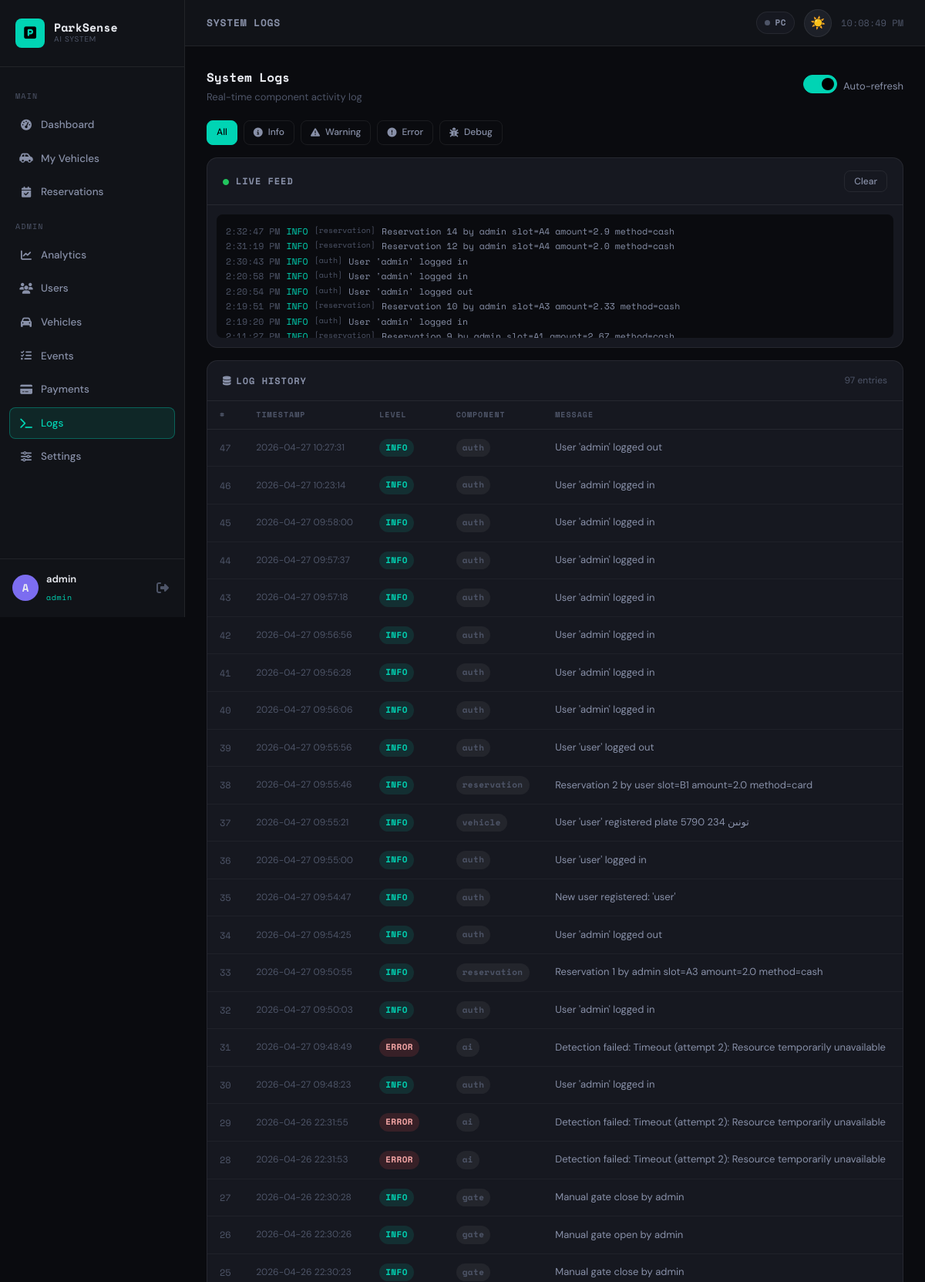
The page /admin/logs?page=2&level= (signed in, upper part) on the database its author committed.
### rpi/backend/models.py (models this page shows, shortened)
class User(UserMixin, db.Model):
    __tablename__ = "users"
    id            = db.Column(db.Integer, primary_key=True)
    username      = db.Column(db.String(80),  unique=True, nullable=False, index=True)
    email         = db.Column(db.String(120), unique=True, nullable=False, index=True)
    password_hash = db.Column(db.String(256), nullable=False)
    role          = db.Column(db.String(20),  nullable=False, default="user")
    is_active     = db.Column(db.Boolean, default=True)
    created_at    = db.Column(db.DateTime, default=datetime.utcnow)
    last_login    = db.Column(db.DateTime)
    vehicles     = db.relationship("Vehicle",      backref="owner", lazy="dynamic",
                                   cascade="all, delete-orphan",
                                   foreign_keys="Vehicle.user_id")
    reservations = db.relationship("Reservation",  backref="user",  lazy="dynamic")
    events       = db.relationship("ParkingEvent", backref="user",  lazy="dynamic")
    payments     = db.relationship("Payment",      backref="user",  lazy="dynamic")

class SystemLog(db.Model):
    __tablename__ = "system_logs"
    id        = db.Column(db.Integer, primary_key=True)
    level     = db.Column(db.String(10))
    component = db.Column(db.String(50))
    message   = db.Column(db.Text)
    timestamp = db.Column(db.DateTime, default=datetime.utcnow, index=True)

### rpi/backend/app.py (the view)
@app.route("/admin/logs")
@admin_required
def admin_logs():
    page  = request.args.get("page",  1, type=int)
    level = request.args.get("level", "")
    q     = SystemLog.query.order_by(SystemLog.timestamp.desc())
    if level:
        q = q.filter_by(level=level)
    logs  = q.paginate(page=page, per_page=50)
    return render_template("admin_logs.html", logs=logs, current_level=level)

### rpi/backend/app.py (called while the page is built)
@login_manager.user_loader
def load_user(uid):
    return User.query.get(int(uid))

def admin_required(f):
    @wraps(f)
    @login_required
    def wrapper(*args, **kwargs):
        if not current_user.is_admin:
            abort(403)
        return f(*args, **kwargs)
    return wrapper

### web/templates/admin_logs.html (shortened to what this page needs)
{% extends "base.html" %}
{% block page_title %}System Logs{% endblock %}
{% block content %}
<div style="display:flex;justify-content:space-between;align-items:center;margin-bottom:20px">
  <div>
    <h2 style="font-family:var(--font-mono);font-size:16px;color:var(--text-primary)">System Logs</h2>
    <p style="font-size:13px;color:var(--text-muted);margin-top:2px">Real-time component activity log</p>
  </div>
  <div style="display:flex;gap:8px;align-items:center">
    <div id="autoRefreshToggle" style="display:flex;align-items:center;gap:8px">
      <label class="toggle">
        <span class="toggle-slider"></span>
      </label>
      <span style="font-size:13px;color:var(--text-secondary)">Auto-refresh</span>
    </div>
  </div>
</div>
<div style="display:flex;gap:8px;margin-bottom:16px;flex-wrap:wrap">
  {% for level in ['', 'INFO', 'WARNING', 'ERROR', 'DEBUG'] %}
  <a href="{{ url_for('admin_logs', level=level) }}"
     class="btn btn-sm {% if current_level == level %}btn-primary{% else %}btn-secondary{% endif %}">
    {% if level == '' %}All
    {% elif level == 'INFO' %}<i class="fa-solid fa-info-circle"></i> Info
    {% elif level == 'WARNING' %}<i class="fa-solid fa-triangle-exclamation"></i> Warning
    {% elif level == 'ERROR' %}<i class="fa-solid fa-exclamation-circle"></i> Error
    {% else %}<i class="fa-solid fa-bug"></i> Debug{% endif %}
  </a>
  {% endfor %}
</div>
<div class="card mb-4">
  <div class="card-header">
    <span class="card-title"><i class="fa-solid fa-circle" style="color:#22c55e;font-size:8px;margin-right:8px" class="pulse"></i>Live Feed</span>
    <button class="btn btn-sm btn-secondary" onclick="clearLiveFeed()">Clear</button>
  </div>
  <div class="card-body" style="padding:12px">
    <div class="log-feed" id="liveFeed" style="max-height:160px">
    </div>
  </div>
</div>
<div class="card">
  <div class="card-header">
    <span class="card-title"><i class="fa-solid fa-database" style="margin-right:6px"></i>Log History</span>
    <span style="font-size:12px;color:var(--text-muted)">{{ logs.total }} entries</span>
  </div>
  <div class="table-wrap">
    <table>
      <thead>
        <tr>
          <th>#</th>
          <th>Timestamp</th>
          <th>Level</th>
          <th>Component</th>
          <th>Message</th>
        </tr>
      </thead>
      <tbody>
        {% for log in logs.items %}
        <tr>
          <td class="mono" style="color:var(--text-muted)">{{ log.id }}</td>
          <td style="white-space:nowrap;font-size:12px;color:var(--text-muted)">
            {{ log.timestamp.strftime('%Y-%m-%d %H:%M:%S') }}
          </td>
          <td>
            <span class="badge
              {% if log.level == 'INFO' %}badge-info
              {% elif log.level == 'WARNING' %}badge-warning
              {% elif log.level == 'ERROR' %}badge-danger
              {% else %}badge-muted{% endif %}">
              {{ log.level }}
            </span>
          </td>
          <td>
            <span class="badge badge-muted mono">{{ log.component }}</span>
          </td>
          <td style="color:var(--text-secondary);font-size:13px;max-width:500px">
            {{ log.message }}
          </td>
        </tr>
        {% else %}
        <tr><td colspan="5" style="text-align:center;color:var(--text-muted);padding:32px">No logs found</td></tr>
        {% endfor %}
      </tbody>
    </table>
  </div>
</div>
{% endblock %}

### web/templates/base.html (shortened to what this page needs)
<!DOCTYPE html>
<html lang="en" data-theme="dark">
<head>
  <link rel="stylesheet" href="https://cdnjs.cloudflare.com/ajax/libs/font-awesome/6.5.0/css/all.min.css"/>
  <link rel="stylesheet" href="{{ url_for('static', filename='css/style.css') }}"/>
</head>
<body>
{% if current_user.is_authenticated %}
<aside class="sidebar" id="sidebar">
  <div class="sidebar-brand">
    <div class="brand-icon"><i class="fa-solid fa-square-parking"></i></div>
    <div class="brand-text">
      <span class="brand-name">ParkSense</span>
      <span class="brand-sub">AI System</span>
    </div>
  </div>
  <nav class="sidebar-nav">
    <div class="nav-section-label">MAIN</div>
    <a href="{{ url_for('dashboard') }}" class="nav-item {% if request.endpoint == 'dashboard' %}active{% endif %}">
      <i class="fa-solid fa-gauge-high"></i><span>Dashboard</span>
    </a>
    <a href="{{ url_for('my_vehicles') }}" class="nav-item {% if request.endpoint in ['my_vehicles','add_my_vehicle','delete_my_vehicle'] %}active{% endif %}">
      <i class="fa-solid fa-car-side"></i><span>My Vehicles</span>
    </a>
    <a href="{{ url_for('reservations') }}" class="nav-item {% if request.endpoint == 'reservations' %}active{% endif %}">
      <i class="fa-solid fa-calendar-check"></i><span>Reservations</span>
    </a>
    {% if current_user.is_admin %}
    <div class="nav-section-label">ADMIN</div>
    <a href="{{ url_for('admin_dashboard') }}" class="nav-item {% if request.endpoint == 'admin_dashboard' %}active{% endif %}">
      <i class="fa-solid fa-chart-line"></i><span>Analytics</span>
    </a>
    <a href="{{ url_for('admin_users') }}" class="nav-item {% if request.endpoint == 'admin_users' %}active{% endif %}">
      <i class="fa-solid fa-users"></i><span>Users</span>
    </a>
    <a href="{{ url_for('admin_vehicles') }}" class="nav-item {% if request.endpoint == 'admin_vehicles' %}active{% endif %}">
      <i class="fa-solid fa-car"></i><span>Vehicles</span>
    </a>
    <a href="{{ url_for('admin_events') }}" class="nav-item {% if request.endpoint == 'admin_events' %}active{% endif %}">
      <i class="fa-solid fa-list-check"></i><span>Events</span>
    </a>
    <a href="{{ url_for('admin_payments') }}" class="nav-item {% if request.endpoint in ['admin_payments','admin_mark_paid'] %}active{% endif %}">
      <i class="fa-solid fa-credit-card"></i><span>Payments</span>
    </a>
    <a href="{{ url_for('admin_logs') }}" class="nav-item {% if request.endpoint == 'admin_logs' %}active{% endif %}">
      <i class="fa-solid fa-terminal"></i><span>Logs</span>
    </a>
    <a href="{{ url_for('admin_settings') }}" class="nav-item {% if request.endpoint == 'admin_settings' %}active{% endif %}">
      <i class="fa-solid fa-sliders"></i><span>Settings</span>
    </a>
    {% endif %}
  </nav>
  <div class="sidebar-user">
    <div class="user-avatar">{{ current_user.username[0]|upper }}</div>
    <div class="user-info">
      <span class="user-name">{{ current_user.username }}</span>
      <span class="user-role badge-{{ current_user.role }}">{{ current_user.role }}</span>
    </div>
    <a href="{{ url_for('logout') }}" class="logout-btn" title="Logout">
      <i class="fa-solid fa-right-from-bracket"></i>
    </a>
  </div>
</aside>
<div class="main-wrapper">
  <header class="topbar">
    <div class="topbar-title">{% block page_title %}Dashboard{% endblock %}</div>
    <div class="topbar-right">
      <div class="status-pill" id="pcStatus">
        <span class="dot dot-grey"></span> PC
      </div>
      <button class="theme-toggle" id="themeToggleBtn" onclick="toggleTheme()" title="Toggle theme">☀️</button>
      <div class="topbar-time" id="topbarTime"></div>
    </div>
  </header>
  <main class="content">
    {% block content %}{% endblock %}
  </main>
</div>
{% else %}
  {% block auth_content %}{% endblock %}
{% endif %}
</body>
</html>

### rows shown on the page
User: username "A", username "admin", role "admin", is_active True (drawn)
SystemLog: id "47", timestamp "2026-04-27 10:27:31", level "INFO", component "auth", message "User 'admin' logged out"
SystemLog: id "46", timestamp "2026-04-27 10:23:14", level "INFO", component "auth", message "User 'admin' logged in"
SystemLog: id "45", timestamp "2026-04-27 09:58:00", level "INFO", component "auth", message "User 'admin' logged in"
SystemLog: id "44", timestamp "2026-04-27 09:57:37", level "INFO", component "auth", message "User 'admin' logged in"
SystemLog: id "43", timestamp "2026-04-27 09:57:18", level "INFO", component "auth", message "User 'admin' logged in"
SystemLog: id "42", timestamp "2026-04-27 09:56:56", level "INFO", component "auth", message "User 'admin' logged in"
SystemLog: id "41", timestamp "2026-04-27 09:56:28", level "INFO", component "auth", message "User 'admin' logged in"
SystemLog: id "40", timestamp "2026-04-27 09:56:06", level "INFO", component "auth", message "User 'admin' logged in"
SystemLog: id "39", timestamp "2026-04-27 09:55:56", level "INFO", component "auth", message "User 'user' logged out"
SystemLog: id "38", timestamp "2026-04-27 09:55:46", level "INFO", component "reservation", message "Reservation 2 by user slot=B1 amount=2.0 method=card"
SystemLog: id "37", timestamp "2026-04-27 09:55:21", level "INFO", component "vehicle", message "User 'user' registered plate 5790 تونىن 234"
SystemLog: id "36", timestamp "2026-04-27 09:55:00", level "INFO", component "auth", message "User 'user' logged in"
SystemLog: id "35", timestamp "2026-04-27 09:54:47", level "INFO", component "auth", message "New user registered: 'user'"
SystemLog: id "34", timestamp "2026-04-27 09:54:25", level "INFO", component "auth", message "User 'admin' logged out"
SystemLog: id "33", timestamp "2026-04-27 09:50:55", level "INFO", component "reservation", message "Reservation 1 by admin slot=A3 amount=2.0 method=cash"
SystemLog: id "32", timestamp "2026-04-27 09:50:03", level "INFO", component "auth", message "User 'admin' logged in"
SystemLog: id "31", timestamp "2026-04-27 09:48:49", level "ERROR", component "ai", message "Detection failed: Timeout (attempt 2): Resource temporarily unavailable"
SystemLog: id "30", timestamp "2026-04-27 09:48:23", level "INFO", component "auth", message "User 'admin' logged in"
SystemLog: id "29", timestamp "2026-04-26 22:31:55", level "ERROR", component "ai", message "Detection failed: Timeout (attempt 2): Resource temporarily unavailable"
SystemLog: id "28", timestamp "2026-04-26 22:31:53", level "ERROR", component "ai", message "Detection failed: Timeout (attempt 2): Resource temporarily unavailable"
SystemLog: id "27", timestamp "2026-04-26 22:30:28", level "INFO", component "gate", message "Manual gate close by admin"
SystemLog: id "26", timestamp "2026-04-26 22:30:26", level "INFO", component "gate", message "Manual gate open by admin"
SystemLog: id "25", timestamp "2026-04-26 22:30:23", level "INFO", component "gate", message "Manual gate close by admin"

### other values the page prints
{{ logs.total }} "97"
